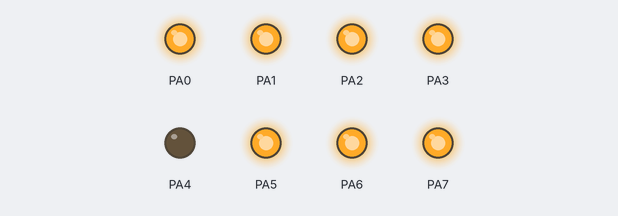
Simulated run of this program. Board: ATmega32, built with avr-gcc and emulated at 1 MHz (the files do not name the chip). On the bench: output pins drawn as LEDs (lit = HIGH).

Above: at 0.2 s.
At 0.7 s:
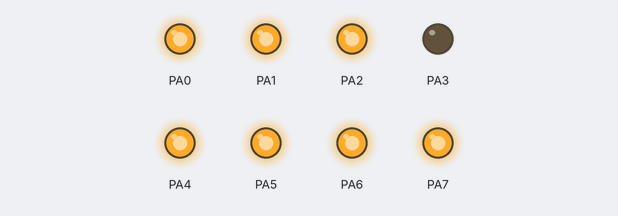
At 1.2 s:
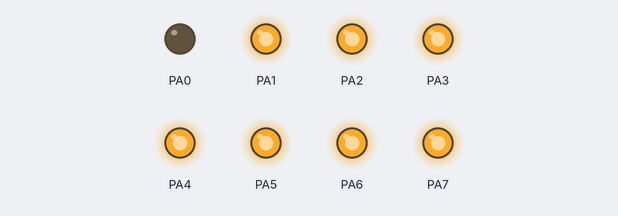
At 1.7 s:
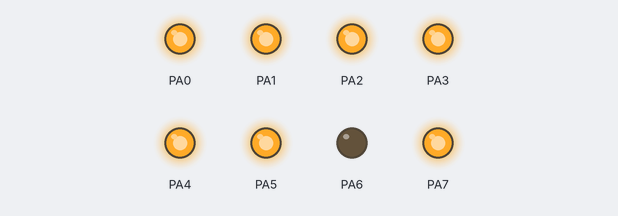
At 2.2 s:
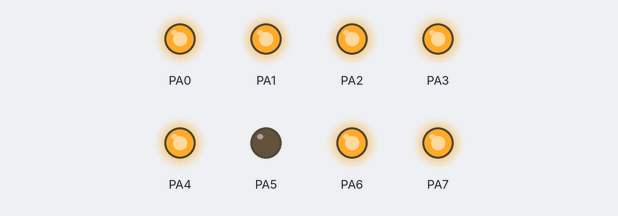
At 2.7 s:
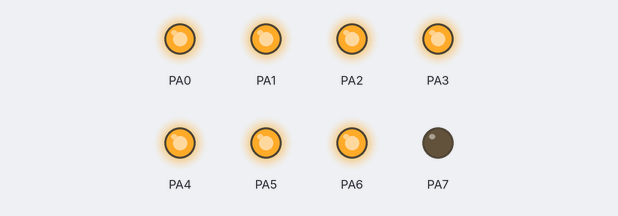
Timing chart, 0 to 3.5 s (numbered marks = the images above):
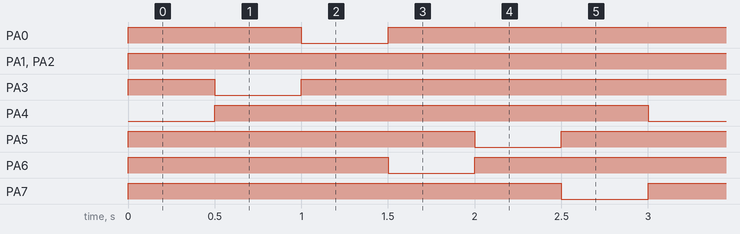

Measured:
- by itself, PA0, PA3, PA5, PA6: repeats every 3.0 s: LOW 0.50 s, HIGH 2.5 s
- by itself, PA1, PA2: LOW → HIGH at 0.00 s
- by itself, PA4, PA7: alternates HIGH for 2.5 s and LOW for 0.50 s

The program:

main.c
```c
#ifndef F_CPU
#define F_CPU 1000000UL // or whatever may be your frequency
#endif

#include <avr/io.h>
#include <util/delay.h>                // for _delay_ms()

/*
RGB top
PA4
PA3
PA0

RGB bottom
PA6
PA5
PA7

*/

int main(void)
{
    DDRA = 0xFF;

    while(1)
    {
        PORTA = ~(1 << 4);
        _delay_ms(500);
        PORTA = ~(1 << 3);
        _delay_ms(500);
        PORTA = ~(1 << 0);
        _delay_ms(500);

        PORTA = ~(1 << 6);
        _delay_ms(500);
        PORTA = ~(1 << 5);
        _delay_ms(500);
        PORTA = ~(1 << 7);
        _delay_ms(500);

    }
}
```
